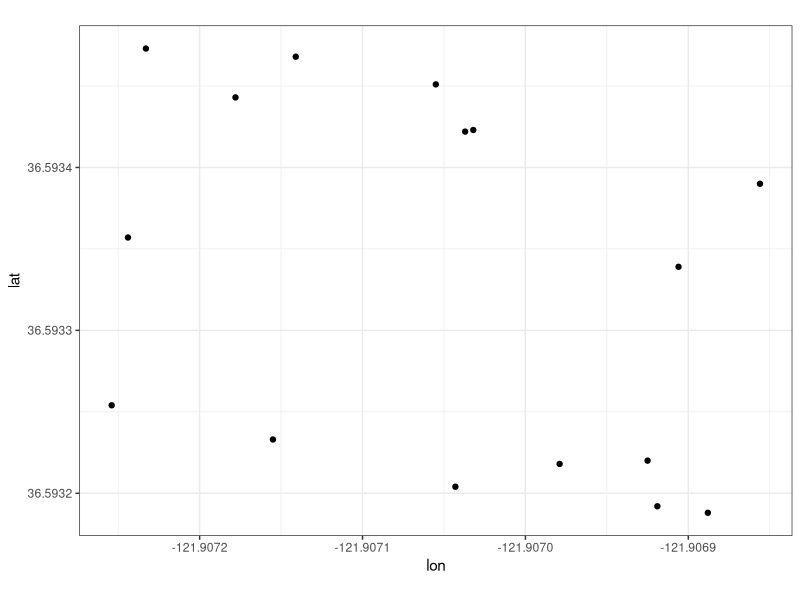
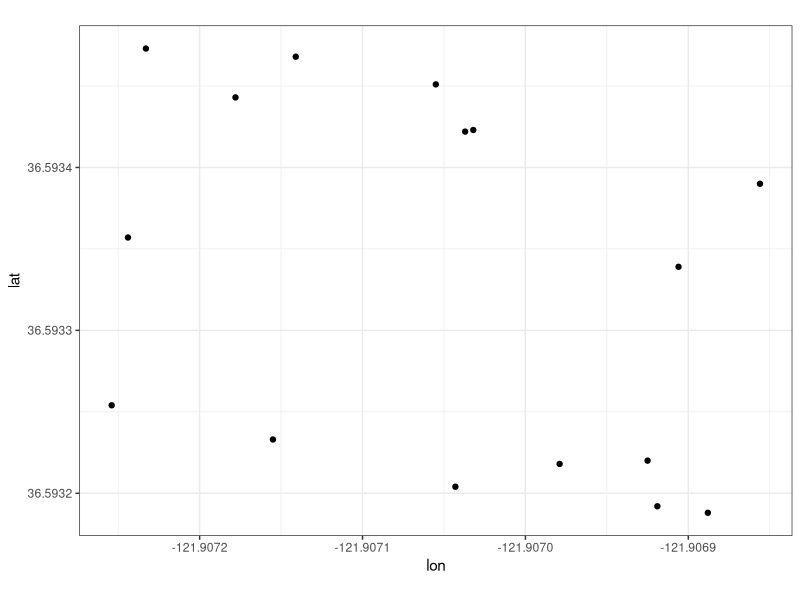

Here is the R script that generated these plots, in order:
################################################################################
##' @title Map pinar points
##' @author Robin Elahi
##' @contact elahi.robin@gmail.com
##' @date 2019-10-10
################################################################################

library(tidyverse)
df <- read_csv("output/gpx_191010_pinar_edit.csv")

df %>% 
  ggplot(aes(lon, lat)) + 
  geom_point() + 
  coord_equal() + 
  theme_bw()

ggsave("figs/pinar_gps.pdf", height = 7, width = 7)

